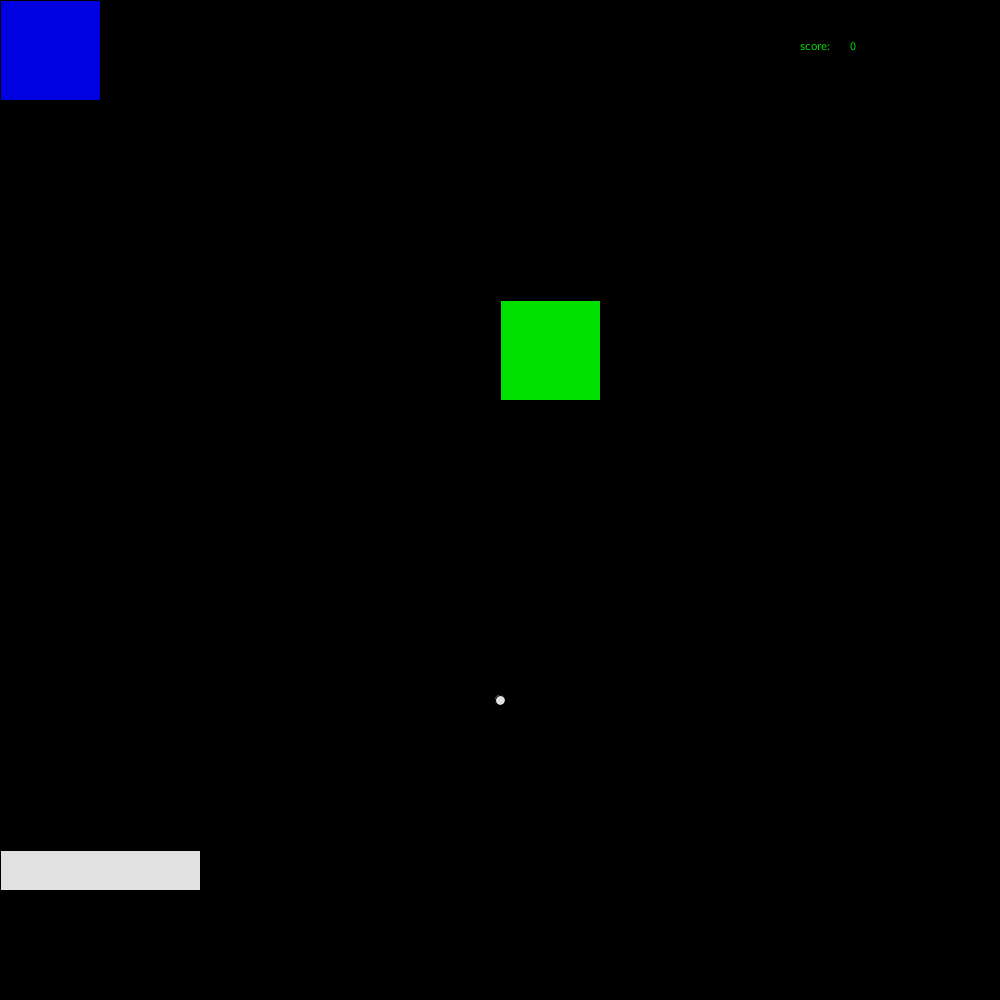
Frame 1 (no input)
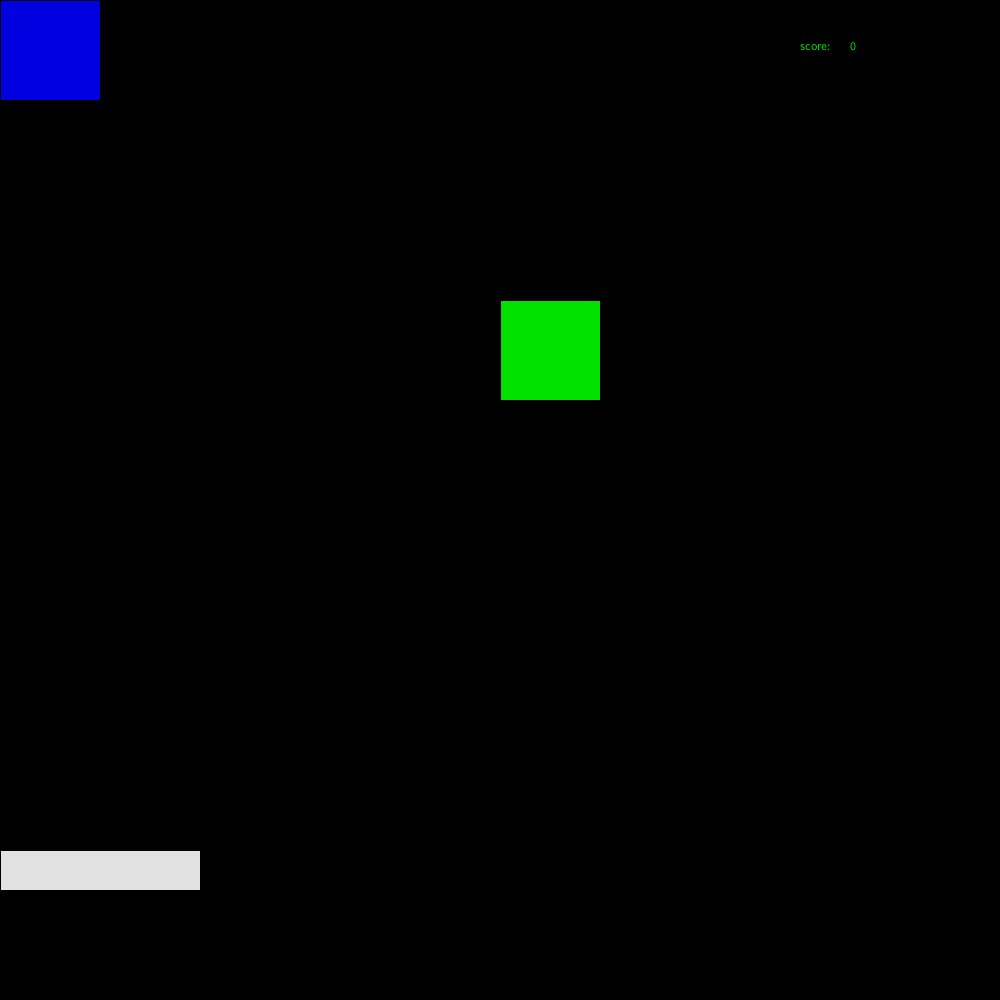
Frame 60 (the mouse pressed at the canvas centre just before this capture)
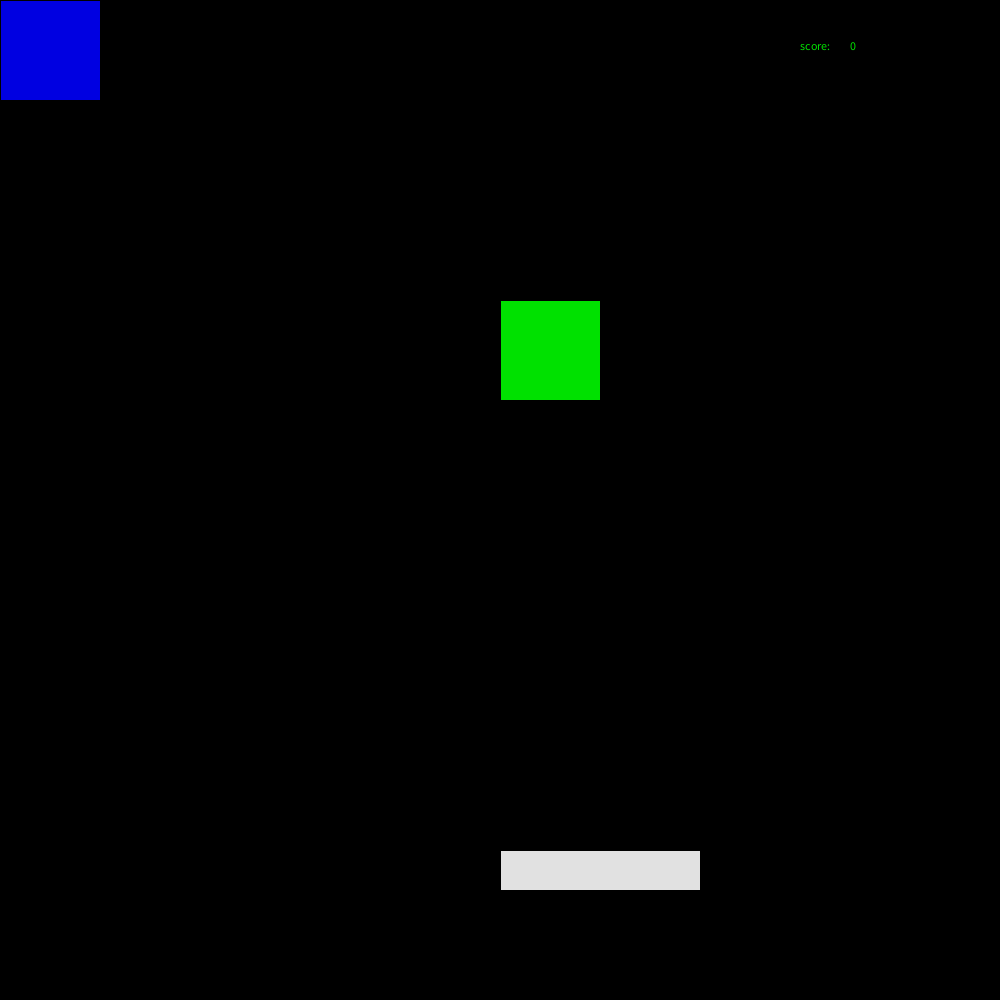
Frame 120 (the mouse held since frame 60 and released just before this capture)

The Processing sketch that drew these frames (run headless with seeded random() and noise(); from frame 60 on, the mouse is pressed at the canvas centre):

// Processing sketch: Diego_alien_game
// ── Diego_alien_game.pde
int score=0;
int bx=500;
int by=700;
int alienx=500;
int alieny=300;
int alienx2=0;
int alieny2=0;
int alienx3=0;
int alieny3=0;
void setup()
{ 
  size(1000, 1000);
  noCursor();
}
void draw() 
{ 
  fill(225,225,225);
  background(0, 0, 0);
  rect(mouseX, 850, 200, 40);
  ellipse(bx, by, 10, 10);
  by=by-20;
 
  fill(0,225,0);
  rect(alienx, alieny, 100, 100);
  if (bx>alienx && bx<alienx+100 && by<alieny+100)
  {
    alienx=(int)random(900);
    alieny=(int)random(500);
    score=score+100;
  }
  text("score:", 800, 50);
  text(score,850,50);
  
  fill(225,0,0);
   rect(alienx2, alieny2, 100, 100);
  if (bx>alienx2 && bx<alienx2+100 && by<alieny2+100)
  {
    alienx2=(int)random(900);
    alieny2=(int)random(500);
    score=score+50;
  }
  fill(0,0,225);
  rect(alienx3, alieny3, 100, 100);

  if (bx>alienx3 && bx<alienx3+100 && by<alieny3+100)
  {
    alienx3=(int)random(900);
    alieny3=(int)random(500);
    score=score+25;
  }
  
  
  
  
}
void mousePressed()
{
  bx=mouseX;
  by=850;
}
